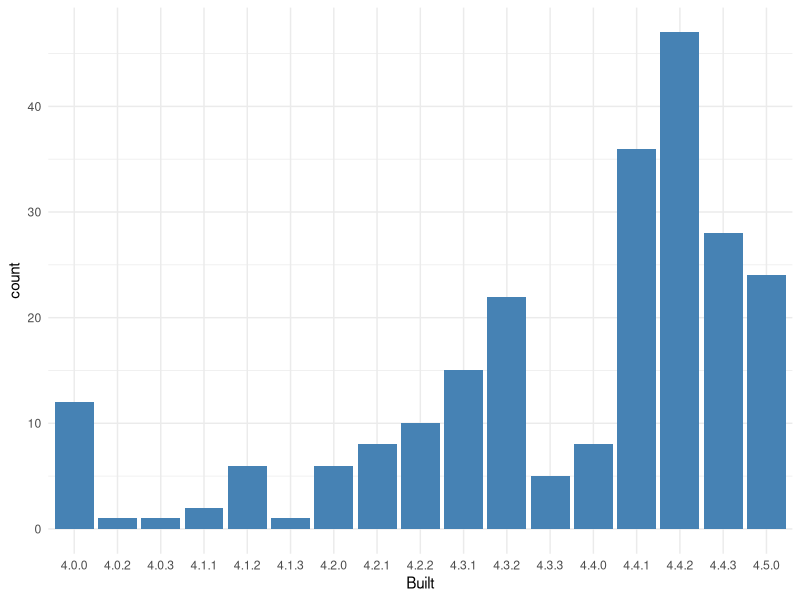
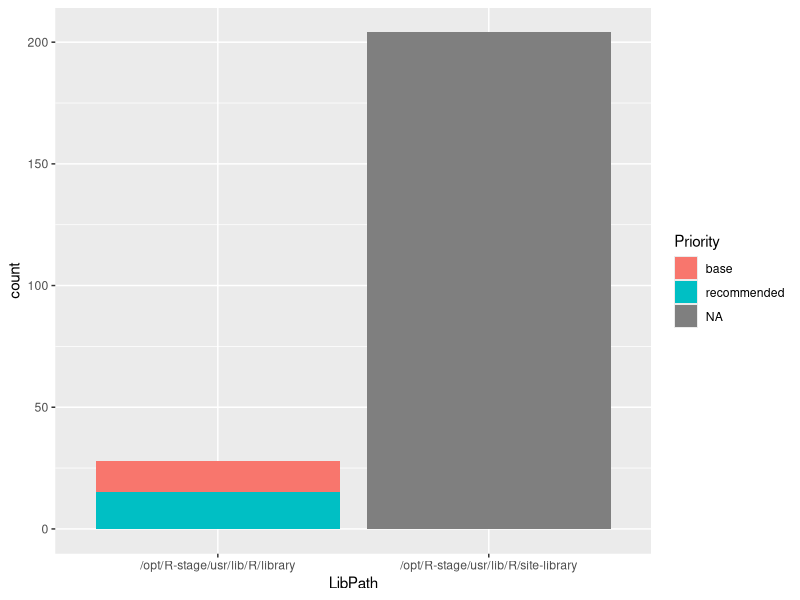

Write R code to recreate these figures, in order.
#' ---
#' output: github_document
#' ---

#' Which libraries does R search for packages?
.libPaths()
.Library

#' Installed packages
library(tidyverse)
## use installed.packages() to get all installed packages
pg <- as_tibble(installed.packages())

## how many packages?
n_distinct(pg$Package)

#' Exploring the packages

## count some things! inspiration
##   * tabulate by LibPath, Priority, or both
##   * what proportion need compilation?
##   * how break down re: version of R they were built on
print(paste("Number of LibPaths: ", n_distinct(pg$LibPath)))
pg %>% count(Priority)

needscomp <- pg %>% 
  count(NeedsCompilation) %>% 
  mutate(prop = n / sum(n)) %>%
  filter(NeedsCompilation == "yes") %>%
  pull(prop)

print(paste("Proportion of pckgs that need compilation: ", round(needscomp, 3)))

ggplot(pg, aes(x = Built)) +
  geom_bar(fill = "steelblue") +
  theme_minimal()

#' Reflections

## reflect on ^^ and make a few notes to yourself; inspiration
##   * does the number of base + recommended packages make sense to you?
##   * how does the result of .libPaths() relate to the result of .Library?
pg %>%
  count(Priority)

ggplot(pg, aes(x = LibPath, fill = Priority)) +
  geom_bar()

#The result of .libPaths() is ____ from the result of .Library

#' Going further

## if you have time to do more ...

## is every package in .Library either base or recommended?
## study package naming style (all lower case, contains '.', etc
## use `fields` argument to installed.packages() to get more info and use it!

#Not every package is base or recommended, the others are labelled as "NA"





